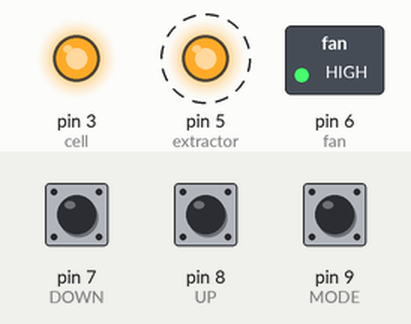
Recording of a sketch running on a simulated Arduino Uno, built with avr-gcc and run on an emulated ATmega328P. On the bench: switched loads named in the sketch (green lamp = pin HIGH), output pins drawn as LEDs (lit = HIGH). Dashed ring = blinking. Inputs (shaded band) come from the test bench; at power-on: pin 7 (DOWN) HIGH, pin 9 (MODE) HIGH, pin 8 (UP) HIGH.

Above: at 1.2 s.
1.3 s: pin 7 (DOWN) pulled LOW for 1 s
At 4.8 s:
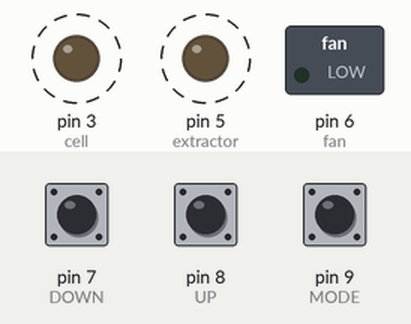
5.3 s: pin 9 (MODE) pulled LOW for 1 s
At 6.15 s:
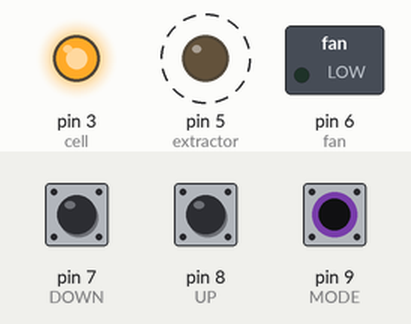
8.3 s: pin 7 (DOWN) pulled LOW for 3.2 s
At 10.8 s:
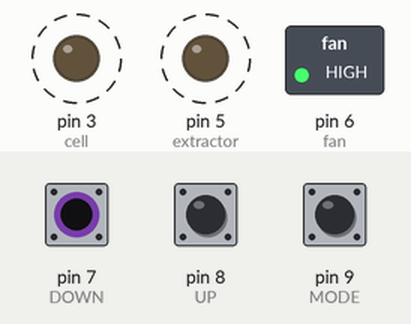
13.0 s: pin 9 (MODE) pulled LOW for 3.2 s
Timing chart, 0 to 18.7 s (numbered marks = the images above; inputs shaded):
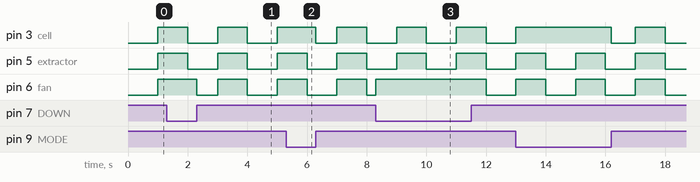

Measured:
- by itself, pin 5 (extractor), pin 6 (fan): alternates HIGH for 1.0 s and LOW for 1.0 s

The sketch:

SwitchConLeds.ino
```cpp
#define cell 3
#define extractor 5
#define fan 6

#define MODE 9
#define UP 8
#define DOWN 7

int var;
bool led = false;
unsigned long timer;
int wait = 1e3;

void setup() {
  pinMode(cell, OUTPUT);
  pinMode(extractor, OUTPUT);
  pinMode(fan, OUTPUT);

  pinMode(MODE, INPUT_PULLUP);
  pinMode(UP, INPUT_PULLUP);
  pinMode(DOWN, INPUT_PULLUP);
  timer = millis() + wait;

}

void loop() {


  if (!digitalRead(MODE)) {
    digitalWrite(cell, HIGH);
  } else {
    digitalWrite(cell, led);
  }
  if (!digitalRead(UP)) {
    digitalWrite(extractor, HIGH);
  } else {
    digitalWrite(extractor, led);
  }
  if (!digitalRead(DOWN)) {
    digitalWrite(fan, HIGH);
  } else {
    digitalWrite(fan, led);
  }

  if (millis() > timer) {
    timer += wait;
    led = !led;
    digitalWrite(extractor, led);

  }

}
```
